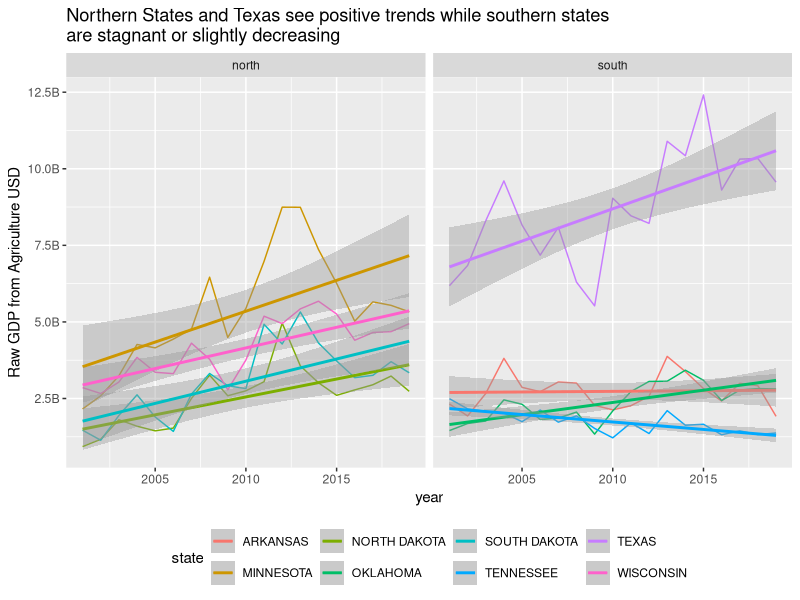
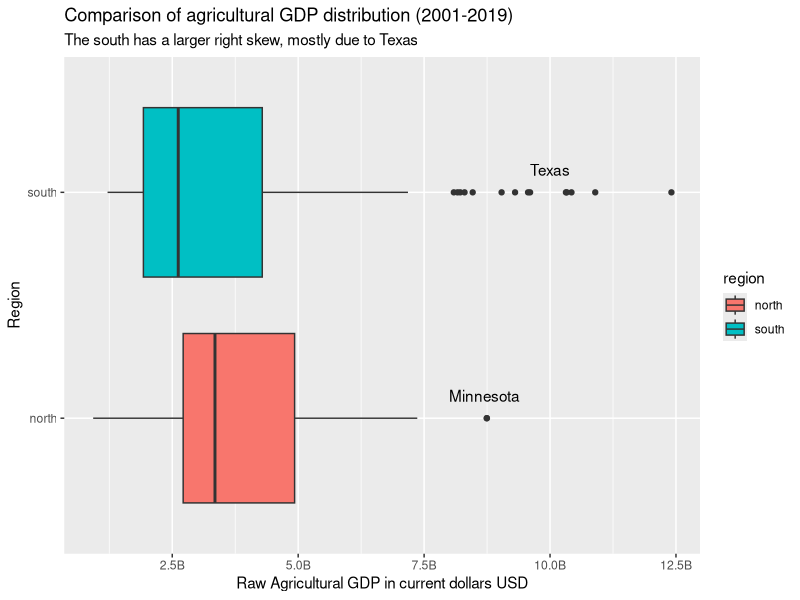
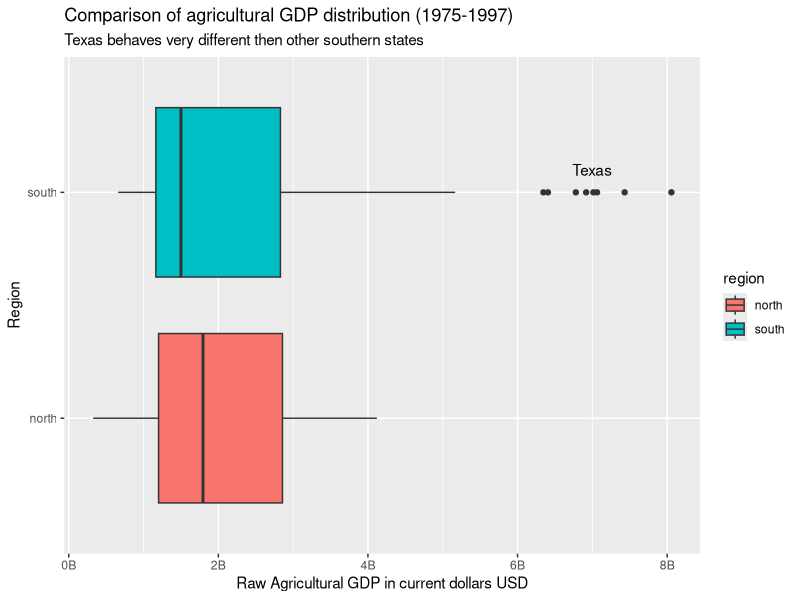
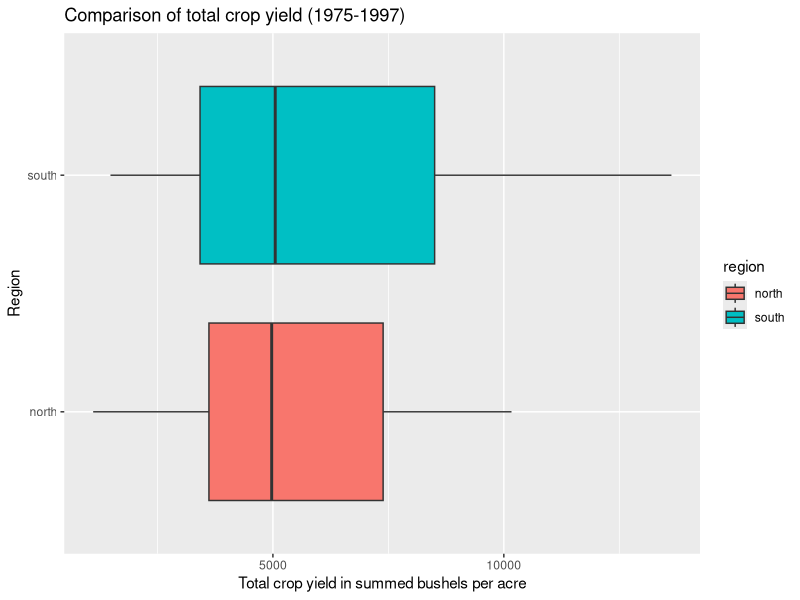
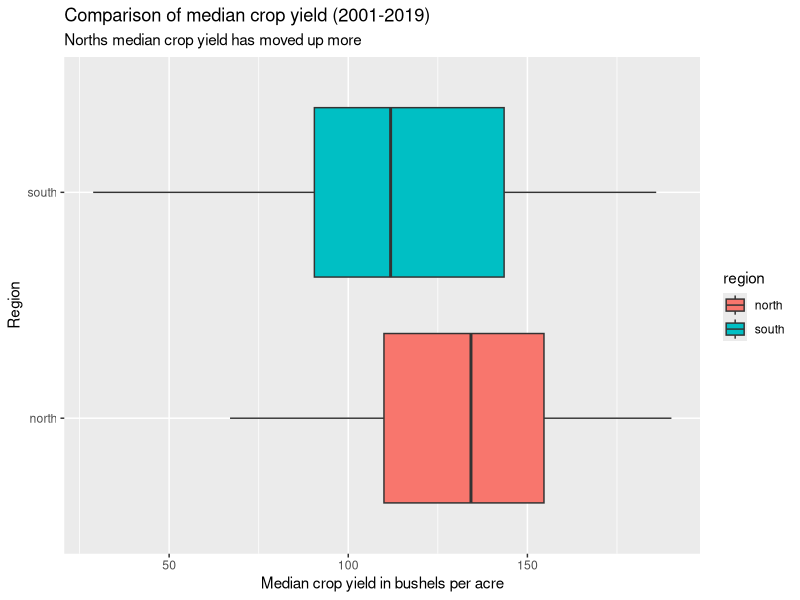
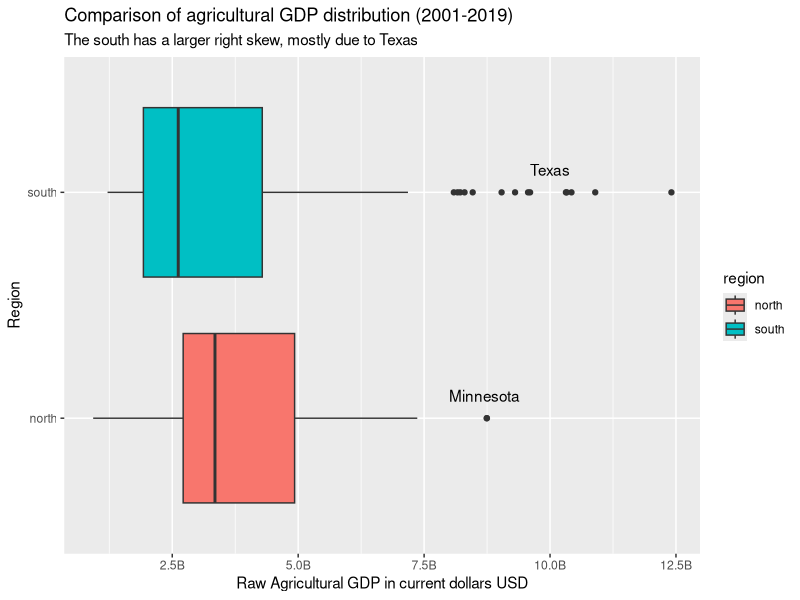
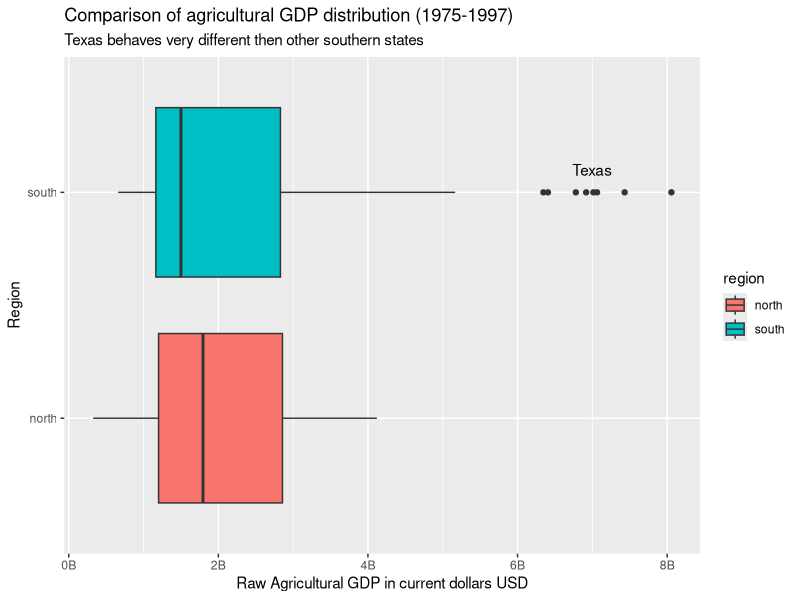
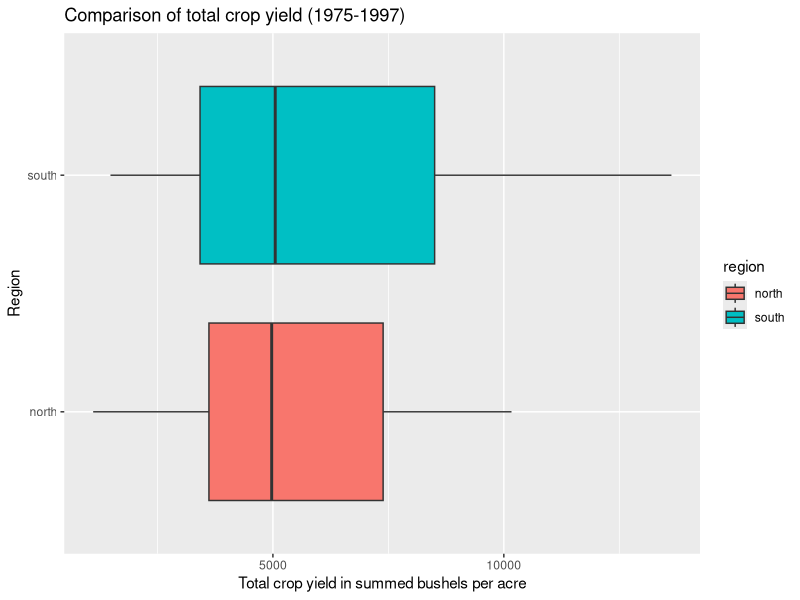

Generate these figures, in order, with R: (Note: this script raises an error after producing the figures.)
## ---------------------------
##
## Script name: gdp_graphs
##
## Purpose of script: Create cleaner graphs of gdp
##
## Author: Kimberly Li
##
## Date Created: 2021-04-14
##
## ---------------------------
##
## Notes: 
##
## ---------------------------

# Work directory and packages
kimberly_wd <- "~/Classes/DataScience/Spring2021_STAT5206_FinalProject"
setwd(kimberly_wd)     # Kimberly's working directory

natalie_wd <- "~/SENIOR YEAR/Stat comp and intro to data science/Final Project/Spring2021_STAT5206_FinalProject"
setwd(natalie_wd) 

library(tidyverse)

# Load data
gdp_stats<- read_csv("./output/GDP_stats.csv")
SIC_all_stats <- read_csv("./output/all_vars_1975_1997.csv")
NAICS_all_stats <- read_csv("./output/all_vars_2001_2019.csv")

# North and south
south <- c("OKLAHOMA", "ARKANSAS", "TENNESSEE", "TEXAS")
  
north <- c("WISCONSIN", "MINNESOTA", "MONTANA", "NORTH DAKOTA", "SOUTH DAKOTA")


head(gdp_stats)

no_mid_SIC <- SIC_all_stats[SIC_all_stats$state %in% north | SIC_all_stats$state %in% south,]
no_mid_NAICS <- NAICS_all_stats[NAICS_all_stats$state %in% north | NAICS_all_stats$state %in% south,]

gdp_raw_perc_SIC <- ggplot(no_mid_SIC,
                          aes(x = agri_gdp, y = perc_agri_gdp, group = state, color = state)) +
  facet_wrap(~region) +
  geom_smooth() + geom_point() +
  labs(title = "How",
       subtitle = "The southern states have a more consistent relationship between raw agricultural GDP and percent contribution",
       x = "Raw GDP (Millions of USD)",
       y = "Percent of GDP based on agriculture")
  
ggplot(no_mid_NAICS, aes(x = year, y = agri_gdp, group = state, color = state)) +
  geom_line()+
  scale_y_continuous(label = scales::unit_format(unit = "B", scale = 1e-6, sep = ""),
  )+
  facet_wrap(~region) + geom_smooth(method = "lm") + theme(legend.position = "bottom") +
  labs(title = str_wrap("Northern States and Texas see positive trends while southern states are stagnant or slightly decreasing", width = 70),
       y = "Raw GDP from Agriculture USD")

ag_output_1960_2004 <- read_csv("./output/total_agricultural_output_1960_2004.csv")

is_outlier <- function(x) {
  return(x < quantile(x, 0.25) - 1.5 * IQR(x) | x > quantile(x, 0.75) + 1.5 * IQR(x))
}

no_mid_NAICS %>%
  mutate(outlier = ifelse(is_outlier(agri_gdp), state, as.numeric(NA))) %>%
  ggplot(aes(x = region, y = agri_gdp, fill = region)) +
  geom_boxplot() + scale_y_continuous(label = scales::unit_format(unit = "B", scale = 1e-6, sep = ""))+ coord_flip() +  
  labs(title = "Comparison of agricultural GDP distribution (2001-2019)",
       subtitle = "The south has a larger right skew, mostly due to Texas",
       x = "Region", y = "Raw Agricultural GDP in current dollars USD") +
  annotate("text", label = "Texas", x = 2.1, y = 1*10000000) +
  annotate("text", label = "Minnesota", x = 1.1, y = .87*10000000) ->
  GDP_box_2001_2019
GDP_box_2001_2019

ggsave(path = "./figs/final", filename = "GDP_box_2001_2019.png")

no_mid_SIC %>%
  mutate(outlier = ifelse(is_outlier(agri_gdp), state, as.numeric(NA)))%>%
  ggplot(aes(x = region, y = agri_gdp, fill = region)) +
  geom_boxplot() + scale_y_continuous(label = scales::unit_format(unit = "B", scale = 1e-3, sep = ""))+ coord_flip() +
  labs(title = "Comparison of agricultural GDP distribution (1975-1997)",
       subtitle = "Texas behaves very different then other southern states",
       x = "Region", y = "Raw Agricultural GDP in current dollars USD") +
  annotate("text", label = "Texas", x = 2.1, y = 7000) ->
  GDP_box_1975_1997
GDP_box_1975_1997
ggsave(path = "./figs/final", filename = "GDP_box_1975_1997.png")

#geom_text(aes(label = tolower(outlier)), na.rm = TRUE, nudge_x = .1)

no_mid_SIC %>% ggplot(aes(x = region, y = total_cy, fill = region)) + 
  geom_boxplot() + coord_flip() +
  labs(title = "Comparison of total crop yield (1975-1997)",
       x = "Region", y = "Total crop yield in summed bushels per acre") ->
  CY_box_1975_1997
CY_box_1975_1997

ggsave(path = "./figs/review", filename = "CY_box_1975_1997.png")

no_mid_NAICS %>% ggplot(aes(x = region, y = total_cy, fill = region)) + 
  geom_boxplot() + coord_flip() +
  labs(title = "Comparison of total crop yield (2001-2019)",
       x = "Region", y = "Total crop yield in summed bushels per acre") ->
  CY_box_2001_2019

ggsave(path = "./figs/review", filename = "CY_box_2001_2019.png")

no_mid_SIC %>% ggplot(aes(x = region, y = med_cy, fill = region)) + 
  geom_boxplot() + coord_flip() +
  labs(title = "Comparison of median crop yield (1975-1997)",
       subtitle = "Measuring by median centers the south better, suggests lots of outliers",
       x = "Region", y = "Median crop yield in bushels per acre") ->
  CY_med_box_1975_1997

ggsave(path = "./figs/review", filename = "CY_med_box_1975_1997.png")

no_mid_NAICS %>% ggplot(aes(x = region, y = med_cy, fill = region)) + 
  geom_boxplot() + coord_flip() +
  labs(title = "Comparison of median crop yield (2001-2019)",
       subtitle = "Norths median crop yield has moved up more",
       x = "Region", y = "Median crop yield in bushels per acre") ->
  CY_med_box_2001_2019
CY_med_box_2001_2019

ggsave(path = "./figs/review", filename = "CY_med_box_2001_2019.png")

no_mid_SIC %>% ggplot() +
  facet_wrap(~region) +
  geom_smooth(aes(x = year, y = perc_agri_gdp, color = state)) +
  theme(legend.position = "bottom") + 
  geom_smooth(aes(x = year, y = total_cy, color = state)) +

no_mid_SIC %>% ggplot(aes(x = year, y = total_cy, color = state)) +
  facet_wrap(~region) +
  geom_smooth() + theme(legend.position = "bottom") -> p2

# dual axis graphing in progress
no_mid_SIC %>% ggplot() + 
  geom_smooth(aes(x = year, y = perc_agri_gdp, color = state)) + 
  scale_y_continuous( 
    "Casualties* due to:", 
    sec.axis = sec_axis(~. *0.001,  
                        name="Aircraft passengers carried, bn",)
  ) + 
  geom_line(aes(x = year, y = total_cy, color = state)) + 
  labs(title = "Aircraft safety", subtitle="Worldwide") +
  facet_wrap(~region)
